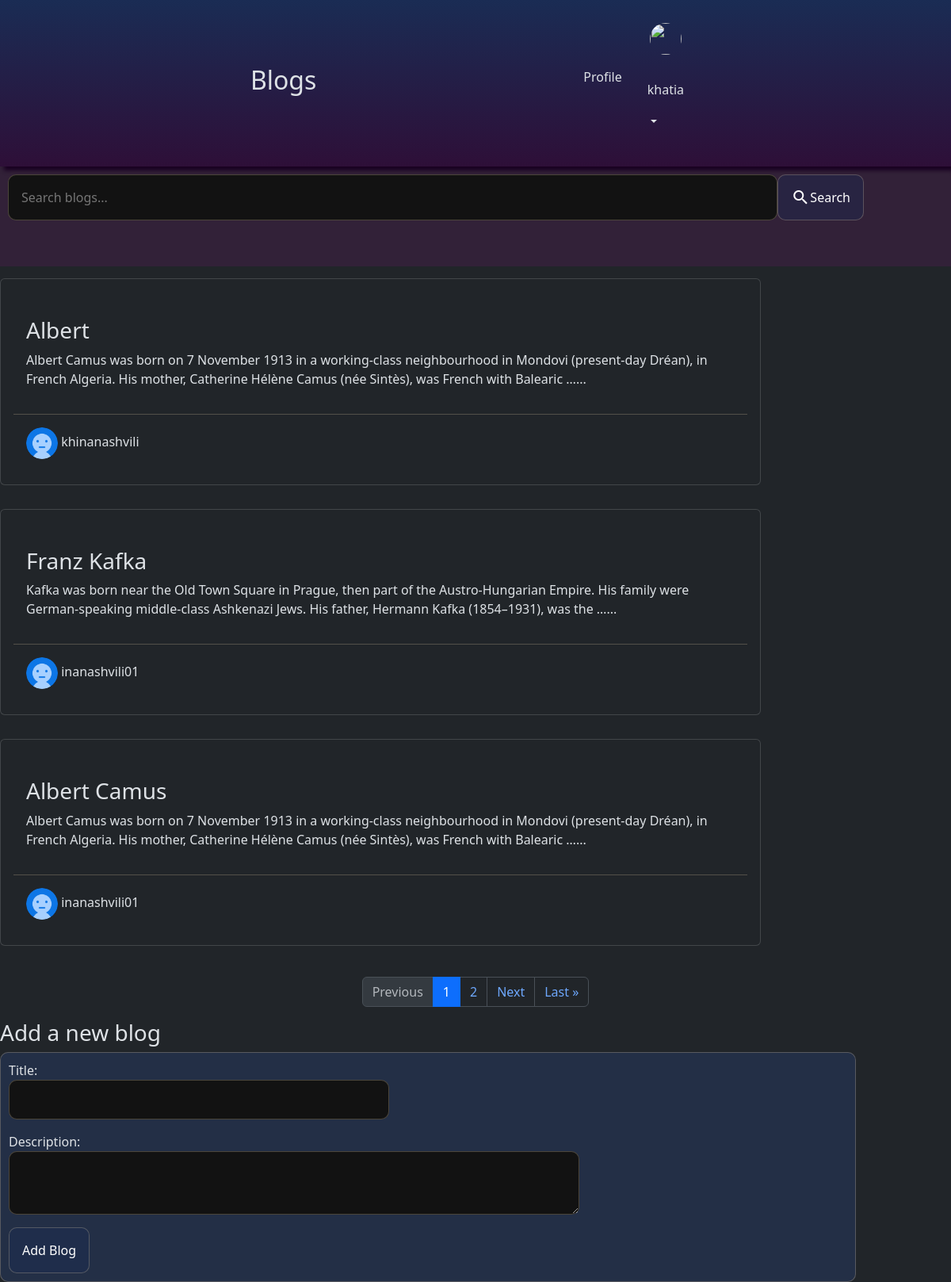
The app's page / (signed in) with its own data.
### blogs/models.py (models this page shows, shortened)
class Blogs(models.Model):
    title = models.CharField(max_length=50)
    description = models.TextField()
    authors = models.ManyToManyField("Author")
    created = models.DateTimeField(auto_now_add=True, null=True)
    class Meta:
        ordering = ['-created']

class Author(models.Model):
    user = models.OneToOneField(User, on_delete=models.CASCADE, null=True, blank=True)
    avatar = models.ImageField(null=True, default= 'avatar.png' )
    name = models.CharField(max_length=50)

### blogs/views.py (the view)
# urls.py: path('', views.home, name='home'),
def home(request):
    blogs_author = Author.objects.all()
    query = request.GET.get('query', "").strip()
    blog_list = Blogs.objects.filter(title__icontains=query) if query else Blogs.objects.all()
    paginator = Paginator(blog_list, 3)
    page_number = request.GET.get('page', 1)
    try:
        blogs = paginator.page(page_number)
    except PageNotAnInteger:
        blogs = paginator.page(1)
    except EmptyPage:
        blogs = paginator.page(paginator.num_pages)
    if request.method == "POST":
        form = BlogForm(request.POST, request.FILES)
        if form.is_valid():
            blog = form.save(commit=False)
            author, created = Author.objects.get_or_create(user=request.user, defaults={"name": request.user.username})
            blog.save()
            blog.authors.add(author)
            return redirect('home')
    else:
        form = BlogForm()
    context = {
        "blogs": blogs,
        "blogs_author": blogs_author,
        "page_range": paginator.page_range,
        "form": form,
    }
    return render(request, 'blogs/home.html', context)

### blogs/forms.py
class BlogForm(forms.ModelForm):
    class Meta:
        model = Blogs
        fields = ['title', 'description']

### blogs/templates/blogs/home.html (shortened to what this page needs)
{% extends 'index.html' %}
{% load static %}
{% block content %}
<div class="forms-container">
  <div class="">
    <form method="GET" class="search-form">
      <input type="text" name="query" placeholder="Search blogs..." value="{{ request.GET.query }}">
      <button type="submit"><span class="material-icons md-light">search</span> Search</button>
    </form>
  </div>
</div>
{% include 'blogs/blog_list.html' %}
{% include 'blogs/paginator.html' %}
{% if request.user.is_authenticated %}
<h3>Add a new blog</h3>
<form method="POST" enctype="multipart/form-data" class="new-blog-form">
  {{ form.as_p }}
  <button type="submit">Add Blog</button>
</form>
{% endif %}
{% endblock %}

### templates/navbar.html (shortened to what this page needs)
{% load static %}
<nav class="navbar navbar-expand-lg bg-body-tertiary header-nav">
    <a class="nav-link active" aria-current="page" href="{% url 'home' %}"><h2>Blogs</h2></a>
    <ul class="prof">
  {% if request.user.is_authenticated %}
        <li class="nav-item">
          <a class="nav-link active profile" aria-current="page" href="{% url 'profile' %}"><span class="Profile ">Profile </span></a>
        </li>
  <div class="">
    <div class="dropdown">
    <a href="{% url 'profile' %}">
      <img src="{{ request.user.author.avatar.url }}" alt="" style="width: 2.5em; height: 2.5em; border-radius: 100%;">
    </a>
    <a class="nav-link dropdown-toggle" role="button" data-bs-toggle="dropdown" aria-expanded="false" >
      <p>{{request.user.username}}  </p>
    </a>
  </div>
  </div>
  {% endif %}
    </ul>
  </nav>

### blogs/templates/blogs/blog_list.html (shortened to what this page needs)
{% block content %}
{% for blog in blogs %}
<div class="blog-list">
    {% if blog.id %}
    <a href="{% url 'blog_detail' blog.id %}" class="text-decoration-none d-flex">
    {% endif %}
        <div class="card">
            <div class="card-body">
                <div class="blog">
                    <h3 class="card-title">{{ blog.title }}</h3>
                    <p class="card-text">{{ blog.description|truncatewords:30 }}...</p>
                </div>
                <div class="author">
                    {% for author in blog.authors.all %}
                    <a href="{% url 'author_profile' author.id %}">
                            <img src="{{ author.avatar.url }}" alt="{{ author.name }}" style="width: 2.5em; height: 2.5em; border-radius: 100%;">
                            <span>{{ author.name }}</span>
                        </a>
                    {% endfor %}
                </div>
            </div>
        </div>
    </a>
</div>
{% endfor %}
{% endblock %}

### static/styles/style.css (style rules this page uses)
.header-nav { display: flex; justify-content: space-evenly; background: linear-gradient(180deg, #1a2c54 0%, #2e0f38 100% ); width: 100%; box-shadow: #190121 5px 5px 5px; z-index: 5000; align-items: center; }
a { cursor: pointer !important; }
.dropdown { display: flex; flex-direction: column; justify-content: center; align-items: center; }
.dropdown a { padding:1em; }
.profile { padding: 0 1em; }
.prof { display: flex; justify-content: center; align-items: center; padding: 5px; }
a { all: unset; }
.card { height: 100% !important; justify-content: space-between; }
.blog-list { flex-direction: column; width: 80%; padding: 15px 0; }
li { all: unset; }
.forms-container { width: 100vw !important; background-color: #511a545c; padding: 10px; margin: 0; }
.search-form { width: 90vw; margin-bottom: 3em; display: flex; justify-content: space-evenly; align-items: center; }
.search-form input { width: 90%; border: 1px solid rgba(245, 222, 179, 0.248); border-radius: 10px; padding: 1em; }
.search-form button , button { border: 1px solid rgba(245, 222, 179, 0.248); border-radius: 10px; padding: 1em; background-color: #1a2c545e; display: inline-flex; transition: 0.3 ease-in; }
.new-blog-form { border: 1px solid rgba(245, 222, 179, 0.248); border-radius: 10px; width: 90%; padding: 10px; background-color: #2a457f56; }
.new-blog-form input, textarea { display: flex; flex-direction: column; width: 60vw; height: 10vh; border: 1px solid rgba(245, 222, 179, 0.248); border-radius: 10px; }
.new-blog-form input { width: 40vw; height: 50px; }
.author { padding: 1em ; border-top: 1px solid rgba(245, 222, 179, 0.237); }
.blog { padding: 2em 1em; }

### records on screen
Blogs: title "Albert", description "Albert Camus was born on 7 November 1913 in a working-class neighbourhood in Mondovi (present-day Dréan), in French Algeria. His mother, Catherine Hélène Camus (née Sintès), was French with Balearic …"
Author: avatar (placeholder picture), name "khinanashvili"
Blogs: title "Franz Kafka", description "Kafka was born near the Old Town Square in Prague, then part of the Austro-Hungarian Empire. His family were German-speaking middle-class Ashkenazi Jews. His father, Hermann Kafka (1854–1931), was the …"
Author: avatar (placeholder picture), name "inanashvili01"
Blogs: title "Albert Camus", description "Albert Camus was born on 7 November 1913 in a working-class neighbourhood in Mondovi (present-day Dréan), in French Algeria. His mother, Catherine Hélène Camus (née Sintès), was French with Balearic …"

### other values on screen
{{ request.user.username }} "khatia"
{{ num }} "1"
{{ num }} "2"
